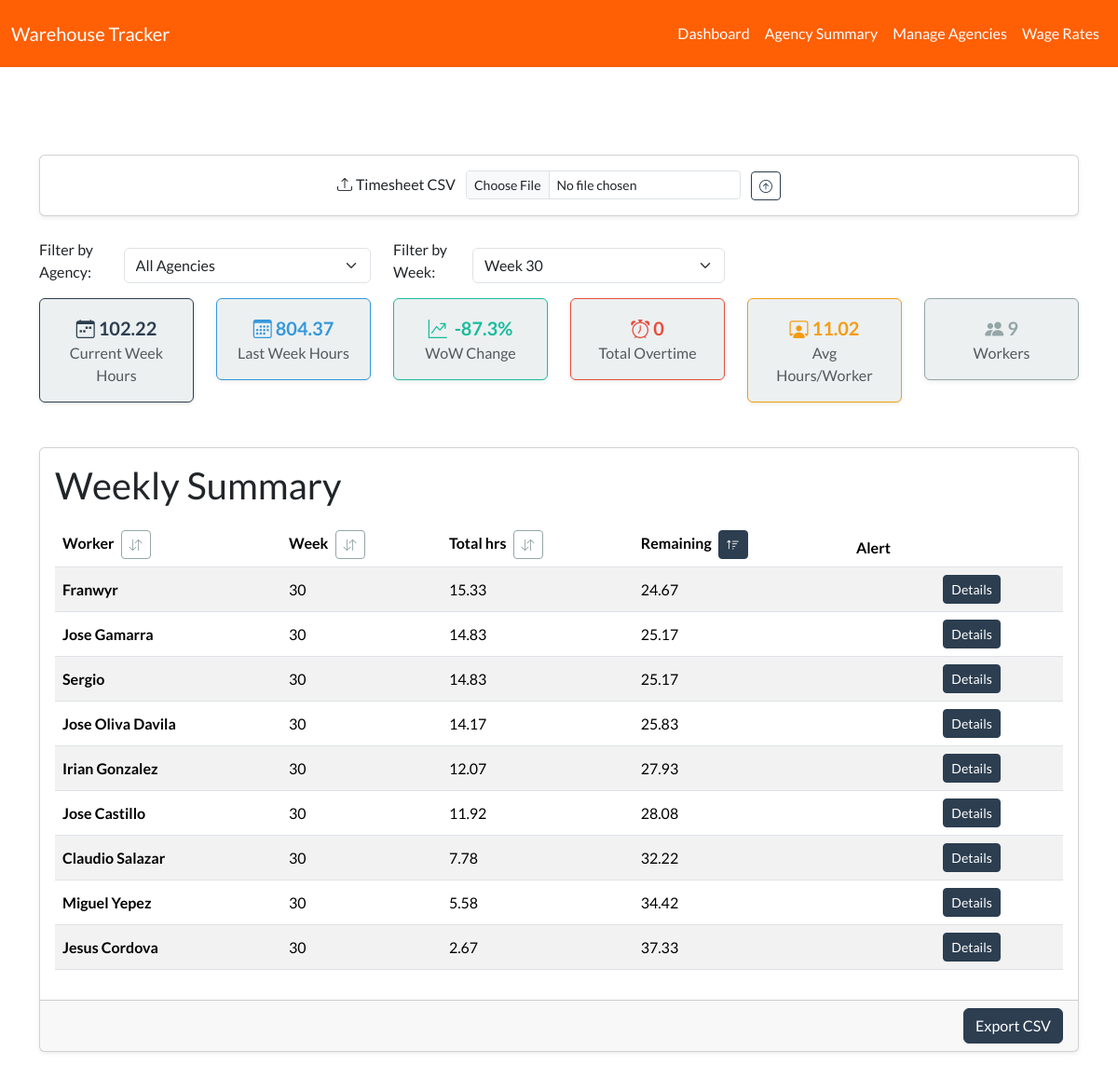
The page / on the database its author committed.
### app/models.py (models this page shows, shortened)
class Worker(db.Model):
    __tablename__ = 'worker'
    id = db.Column(db.Integer, primary_key=True)
    worker_id = db.Column(db.String(64), unique=True, nullable=False, index=True)
    name = db.Column(db.String(128), nullable=True)
    is_active = db.Column(db.Boolean, default=True, nullable=False)

### app/routes/dashboard.py (the view, shortened to what this page needs)
@dashboard_bp.route('/', methods=['GET'])
def dashboard():
    show_all = request.args.get('show_all', '0') == '1'
    df = current_app.config.get('TIMESHEET_DF')
    processed_df, summary_full = process_timesheet(df.copy())
    if 'Agency' in df.columns and 'Agency' not in summary_full.columns:
        summary_full = summary_full.merge(df[['worker_id', 'Agency']].drop_duplicates(), on='worker_id', how='left')
    current_week_num = int(request.args.get('week', '') or datetime.today().isocalendar()[1])
    last_week_num = current_week_num - 1 if current_week_num > 1 else 52
    total_hours_current = summary_full[summary_full['week'] == current_week_num]['total_hours'].sum()
    total_hours_last = summary_full[summary_full['week'] == last_week_num]['total_hours'].sum()
    week_over_week_change = ((total_hours_current - total_hours_last) / total_hours_last * 100) if total_hours_last else np.nan
    summary = summary_full.copy()
    if not show_all:
        active_workers = {w.worker_id for w in Worker.query.filter_by(is_active=True).all()}
        summary = summary[summary['worker_id'].isin(active_workers)]
    agency_filter = request.args.get('agency', '')
    worker_filter = request.args.get('worker', '')
    week_filter = request.args.get('week', '')
    week_explicitly_selected = bool(week_filter)
    week_auto_selected = False
    if week_filter:
        try:
            week_int = int(week_filter)
            summary = summary[summary['week'] == week_int]
        except ValueError:
            pass
    else:
        available_weeks = sorted(summary['week'].unique(), reverse=True)
        if available_weeks:
            selected_week = available_weeks[0]
            week_auto_selected = (selected_week != datetime.today().isocalendar()[1])
        else:
            selected_week = datetime.today().isocalendar()[1]
        summary = summary[summary['week'] == selected_week]
        week_filter = str(selected_week)
    if agency_filter:
        if 'Agency' in summary.columns:
            summary = summary[summary['Agency'] == agency_filter]
    if worker_filter:
        summary = summary[summary['worker_id'] == worker_filter]
    num_workers = summary['worker_id'].nunique() if 'worker_id' in summary.columns else 0
    avg_hours_per_worker = (summary['total_hours'].sum() / num_workers) if num_workers else 0
    max_hours = summary['total_hours'].max() if not summary.empty else 0
    min_hours = summary['total_hours'].min() if not summary.empty else 0
    total_overtime_hours = sum(max(row['total_hours'] - 40, 0) for _, row in summary.iterrows())
    metrics = {
        'total_hours_current': total_hours_current,
        'total_hours_last': total_hours_last,
        'week_over_week_change': week_over_week_change,
        'total_overtime_hours': total_overtime_hours,
        'num_workers': num_workers,
        'avg_hours_per_worker': avg_hours_per_worker,
        'max_hours': max_hours,
        'min_hours': min_hours
    }
    agencies = sorted(df['Agency'].dropna().unique().tolist()) if 'Agency' in df.columns else []
    all_weeks = sorted(summary_full['week'].unique(), reverse=True)
    return render_template('dashboard.html',
                           summary=summary,
                           worker_filter=worker_filter,
                           week_filter=week_filter,
                           predictions=None,
                           show_all=show_all,
                           is_forecast=False,
                           chart_data=None, # Placeholder for chart data
                           week_auto_selected=week_auto_selected,
                           current_week=datetime.today().isocalendar()[1],
                           agencies=agencies,
                           agency_filter=agency_filter,
                           metrics=metrics,
                           all_weeks=all_weeks)

### app/utils.py (called while the page is built)
def calculate_daily_hours(row, rounding_interval=None):
    time_in = row['time_in']
    time_out = row['time_out']
    duration = (time_out - time_in).total_seconds() / 3600.0
    lunch = row.get('lunch_minutes', 30) / 60.0
    daily_hours = duration - lunch
    return max(0, daily_hours)

### app/templates/dashboard.html (shortened to what this page needs)
{% extends "layout.html" %}
{% block content %}
<div class="card mb-4">
  <div class="card-body">
    <form action="{{ url_for('dashboard.upload') }}" method="post" enctype="multipart/form-data" class="row g-2 justify-content-center align-items-center flex-nowrap">
      <div class="col-auto">
        <label for="timesheet_file" class="form-label mb-0 me-2"><i class="bi bi-upload me-1"></i>Timesheet CSV</label>
        <input type="file" name="timesheet_file" id="timesheet_file" class="form-control form-control-sm d-inline-block" style="width:auto; display:inline-block;" accept=".csv" />
        <button type="submit" class="btn btn-outline-primary btn-sm ms-2" name="upload_type" value="timesheet" data-bs-toggle="tooltip" title="Upload Timesheet"><i class="bi bi-arrow-up-circle"></i></button>
      </div>
    </form>
  </div>
</div>
<div class="row mb-3">
  <div class="col-md-4">
    <form method="get" class="d-flex align-items-end gap-2">
      <label for="agency" class="form-label mb-0">Filter by Agency:</label>
      <select name="agency" id="agency" class="form-select" onchange="this.form.submit()">
        <option value="">All Agencies</option>
      </select>
    </form>
  </div>
  <div class="col-md-4">
    <form method="get" class="d-flex align-items-end gap-2">
      <label for="week" class="form-label mb-0">Filter by Week:</label>
      <select name="week" id="week" class="form-select" onchange="this.form.submit()">
        {% for w in all_weeks %}
        <option value="{{ w }}" {% if week_filter|int == w %}selected{% endif %}>Week {{ w }}</option>
        {% endfor %}
      </select>
    </form>
  </div>
</div>
<div class="row mb-4">
  <div class="col-md-2">
    <div class="card text-center shadow-sm bg-light border-primary">
      <div class="card-body">
        <div class="fw-bold fs-5 text-primary"><i class="bi bi-calendar-week me-1"></i>{{ metrics.total_hours_current|round(2) }}</div>
        <div class="text-muted">Current Week Hours</div>
      </div>
    </div>
  </div>
  <div class="col-md-2">
    <div class="card text-center shadow-sm bg-light border-info">
      <div class="card-body">
        <div class="fw-bold fs-5 text-info"><i class="bi bi-calendar3 me-1"></i>{{ metrics.total_hours_last|round(2) }}</div>
        <div class="text-muted">Last Week Hours</div>
      </div>
    </div>
  </div>
  <div class="col-md-2">
    <div class="card text-center shadow-sm bg-light border-success">
      <div class="card-body">
        <div class="fw-bold fs-5 text-success">
          <i class="bi bi-graph-up-arrow me-1"></i>
          {% if metrics.week_over_week_change is not none and metrics.week_over_week_change == metrics.week_over_week_change %}
            {{ metrics.week_over_week_change|round(1) }}%
          {% else %}
            N/A
          {% endif %}
        </div>
        <div class="text-muted">WoW Change</div>
      </div>
    </div>
  </div>
  <div class="col-md-2">
    <div class="card text-center shadow-sm bg-light border-danger">
      <div class="card-body">
        <div class="fw-bold fs-5 text-danger"><i class="bi bi-alarm me-1"></i>{{ metrics.total_overtime_hours|round(2) }}</div>
        <div class="text-muted">Total Overtime</div>
      </div>
    </div>
  </div>
  <div class="col-md-2">
    <div class="card text-center shadow-sm bg-light border-warning">
      <div class="card-body">
        <div class="fw-bold fs-5 text-warning"><i class="bi bi-person-workspace me-1"></i>{{ metrics.avg_hours_per_worker|round(2) }}</div>
        <div class="text-muted">Avg Hours/Worker</div>
      </div>
    </div>
  </div>
  <div class="col-md-2">
    <div class="card text-center shadow-sm bg-light border-secondary">
      <div class="card-body">
        <div class="fw-bold fs-5 text-secondary"><i class="bi bi-people-fill me-1"></i>{{ metrics.num_workers }}</div>
        <div class="text-muted">Workers</div>
      </div>
    </div>
  </div>
</div>
{% if summary is not none and not summary.empty %}
  <div class="card mb-4">
    <div class="card-body">
      <h2 class="card-title">Weekly Summary</h2>
      <div class="table-responsive">
        <table class="table table-hover table-striped align-middle" id="summary-table">
          <thead>
            <tr>
              <th>
                Worker
                <button class="btn btn-sm btn-outline-secondary ms-1" onclick="sortTable(0, 'string')" data-bs-toggle="tooltip" title="Sort by Worker ID">
                  <i class="bi bi-arrow-down-up"></i>
                </button>
              </th>
              <th>
                Week
                <button class="btn btn-sm btn-outline-secondary ms-1" onclick="sortTable(1, 'number')" data-bs-toggle="tooltip" title="Sort by Week">
                  <i class="bi bi-arrow-down-up"></i>
                </button>
              </th>
              <th>
                Total hrs
                <button class="btn btn-sm btn-outline-secondary ms-1" onclick="sortTable(2, 'number')" data-bs-toggle="tooltip" title="Sort by Total Hours">
                  <i class="bi bi-arrow-down-up"></i>
                </button>
              </th>
              <th>
                Remaining
                <button class="btn btn-sm btn-outline-success ms-1" onclick="sortTable(3, 'number')" data-bs-toggle="tooltip" title="Sort by Remaining Hours">
                  <i class="bi bi-sort-down-alt"></i>
                </button>
              </th>
              <th>Alert</th>
              <th></th>
            </tr>
          </thead>
          <tbody>
            {% for r in summary.to_dict(orient='records') %}
            <tr>
              <td>
                <a href="{{ url_for('entries.view_entries', worker_id=r.worker_id) }}" class="fw-bold text-decoration-none" style="color: black;">
                  {{ r.worker_id }}
                </a>
              </td>
              <td>{{ r.week }}</td>
              <td>{{ "%.2f"|format(r.total_hours) }}</td>
              <td>{{ "%.2f"|format(r.remaining_hours) }}</td>
              <td>
              </td>
              <td>
                <a
                  class="btn btn-sm btn-primary"
                  href="{{ url_for('entries.view_entries', worker_id=r.worker_id, week=r.week) }}"
                  data-bs-toggle="tooltip" title="View details for this worker and week"
                >
                  Details
                </a>
              </td>
            </tr>
            {% endfor %}
          </tbody>
        </table>
      </div>
    </div>
    <div class="card-footer text-end">
      <div class="d-inline-flex gap-2">
        <a class="btn btn-primary" href="{{ url_for('dashboard.export') }}">Export CSV</a>
      </div>
    </div>
  </div>
{% else %}
  <div class="alert alert-warning">
    No timesheet data available. Please upload a CSV file to get started.
  </div>
{% endif %}
{% endblock %}

### app/static/css/custom.css (style rules this page uses)
.table-responsive { overflow-x: auto; }
.card { margin-bottom: 1.5rem; box-shadow: 0 0.125rem 0.25rem rgba(0, 0, 0, 0.075); }
.card-title { font-weight: 500; margin-bottom: 1rem; }
tr:has(td:nth-child(5):not(:empty)) { background-color: rgba(255, 193, 7, 0.2) !important; }

### rows shown on the page
Worker: worker_id "Claudio Salazar", week "30", total_hours "7.78", remaining_hours "32.22"
Worker: worker_id "Franwyr", week "30", total_hours "15.33", remaining_hours "24.67"
Worker: worker_id "Irian Gonzalez", week "30", total_hours "12.07", remaining_hours "27.93"
Worker: worker_id "Jesus Cordova", week "30", total_hours "2.67", remaining_hours "37.33"
Worker: worker_id "Jose Castillo", week "30", total_hours "11.92", remaining_hours "28.08"
Worker: worker_id "Jose Gamarra", week "30", total_hours "14.83", remaining_hours "25.17"
Worker: worker_id "Jose Oliva Davila", week "30", total_hours "14.17", remaining_hours "25.83"
Worker: worker_id "Miguel Yepez", week "30", total_hours "5.58", remaining_hours "34.42"
Worker: worker_id "Sergio", week "30", total_hours "14.83", remaining_hours "25.17"

### other values the page prints
{{ metrics.total_hours_current|round(2) }} "102.22"
{{ metrics.total_hours_last|round(2) }} "804.37"
{{ metrics.week_over_week_change|round(1) }} "-87.3"
{{ metrics.total_overtime_hours|round(2) }} "0"
{{ metrics.avg_hours_per_worker|round(2) }} "11.02"
{{ metrics.num_workers }} "9"
